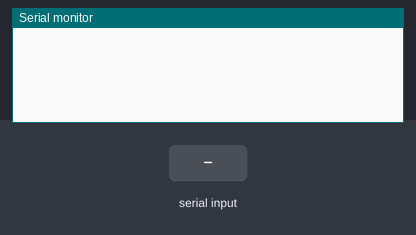
Bench run of a sketch on a simulated Arduino Uno, built with avr-gcc and run on an emulated ATmega328P. Shown: the last lines printed to the serial monitor. The test bench sets the inputs (shaded band).

Above: at 1.2 s.
1.3 s: "1\n" received over Serial
At 3.2 s:
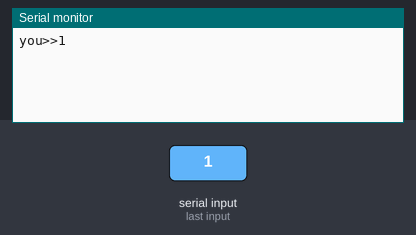
3.8 s: "1\n" received over the second serial link
At 5.9 s:
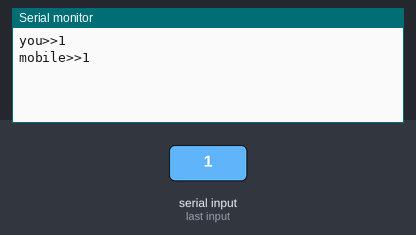
6.2 s: "0\n" received over Serial
At 7.6 s:
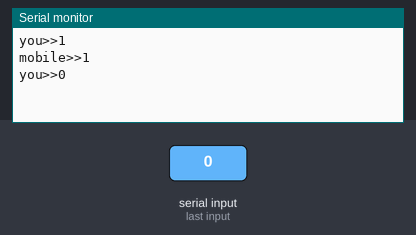
7.7 s: "0\n" received over the second serial link
At 9.2 s:
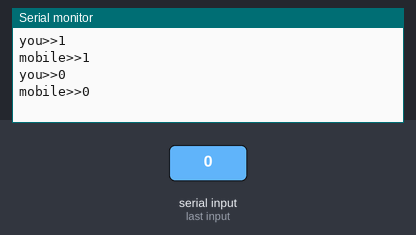

Measured:
- after the input at 1.3 s, the serial monitor: prints a new line after 1.0 s (image 1)
- after the input at 3.8 s, the serial monitor: prints a new line after 1.0 s (image 2)
- after the input at 6.2 s, the serial monitor: prints a new line after 1.0 s (image 3)
- after the input at 7.7 s, the serial monitor: prints a new line after 1.0 s (image 4)

The sketch:

Chatbluetooth.ino
```cpp
#include <SoftwareSerial.h>
SoftwareSerial myserial(2,3); //bluetooth connected to 2,3(Rx,Tx). Rx connected to Tx, Tx connected to Rx
void setup() {
  // put your setup code here, to run once:
  Serial.begin(9600);
  myserial.begin(9600);
}

void loop() {
  // put your main code here, to run repeatedly:
  if(myserial.available())
    {
    String read1=myserial.readString();//directly reads the serial buffer and converts it all to string
    Serial.print("mobile>>"+read1+"\n");
  }
  if(Serial.available())
  {
    String read2=Serial.readString();
    Serial.print("you>>"+read2+"\n");
    myserial.print(read2);
  }
}
```
